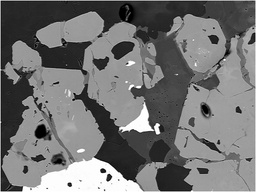
#> input picture data/BSE.jpg, 256 x 192 px, shrunk from 1000 x 751 before the run, found by its file name
$ jupyter execute image_3_segmentation_gmm_clustering_with_aic.ipynb
#> lines starting #> are read from the running program, lines starting #| are printed output that depends on the picture
# IMAGE SEGMENTATION USING UNSUPERVISED GAUSSIAN MIXTURE MODEL (GMM) CLUSTERING

BSE Image

## 1. Importing Python Libraries

[cell 1]
import numpy as np
import cv2

from sklearn.mixture import GaussianMixture as GMM

import matplotlib.pyplot as plt

print("Python Libraries Import Completed")

## 2. Importing the Image File

[cell 2]
# Importing the Google Drive

from google.colab import drive
drive.mount('/content/drive')

[cell 3]
# Importing Image
image3 = cv2.imread("/content/drive/MyDrive/~~~VP_Data_Science/DS_Real_Time_Projects/Image_Segmentation_Using_UnSupervised_Gaussian_Mixture_Model_GMM_Clustering/data/BSE.jpg")
#> image3 is the input picture: shape (192, 256, 3); min 0, max 255, mean 115

print("Image Import Completed")

## 3. Image Exploration

[cell 4]
# Displaying the Imported Image

image3

[cell 5]
# Verifying the Type of the Image

type(image3)

[cell 6]
# Verifying the Shape of the Image

image3.shape
#> Out = (192, 256, 3)

## 4. Image Pre-Processing (Reshaping)

[cell 7]
# Reshaping the Image

#image3_reshape = image3.reshape(751, 1000, 3)
image3_reshape = image3.reshape((-1, 3))

print("Execution Completed")

[cell 8]
# Displaying the Reshaped Image
image3_reshape

[cell 9]
# Verifying the Type of the Reshaped Image

type(image3_reshape)

[cell 10]
# Verifying the Shape of the Reshaped Image

image3_reshape.shape
#> Out = (49152, 3)

## 5. UnSupervised Clustering - Gaussian Mixture Model Fitting

### 5.1 GMM Clustering Initial Parameters Configuration

[cell 11]
# GMM Parameters Initial Configuration

n_components = 5
covariance_type = "tied"
tol = 0.001
reg_covar = 0.000001
max_iter = 100
n_init = 1
init_params = "kmeans"
weights_init = None
means_init = None
precisions_init = None
random_state = None
warm_start = False
verbose = 0
verbose_interval = 10

print("Execution Completed")

### 5.2 GMM Clustering Model Definition and Initiation

[cell 12]
# Defining and Initiating an Instance of GMM Clustering Model

gmm_model = GMM(n_components=n_components, covariance_type=covariance_type, tol=tol, reg_covar=reg_covar,
                 max_iter=max_iter, n_init=n_init, init_params=init_params, weights_init=weights_init,
                 means_init=means_init, precisions_init=precisions_init, random_state=random_state,
                 warm_start=warm_start, verbose=verbose, verbose_interval=verbose_interval)

print("Execution Completed")

### 5.3 GMM Clustering Model Fitting

[cell 13]
# Fitting the GMM Clustering Model

print("GMM Clustering Model Training Started...")

gmm_model.fit(image3_reshape)

print("GMM Clustering Model Training Completed...")

### 5.3 GMM Clustering Model Predictions

[cell 14]
# Evaluating the GMM Clustering Model Predictions

gmm_image3_predictions = gmm_model.predict(image3_reshape)

print("Execution Completed")

[cell 15]
# Displaying the Prediction Results

gmm_image3_predictions

[cell 16]
# verifying the Shape of the Predictions Array

gmm_image3_predictions.shape
#> Out = (49152,)

### 5.4 Evaluating the Predictions Results

[cell 17]
# Extracting the Original Image Shape before Reshaping
original_image3_shape = image3.shape
#> original_image3_shape = (192, 256, 3)

original_image3_shape
#> Out = (192, 256, 3)

[cell 18]
original_image3_shape[0]
#> Out = 192

[cell 19]
original_image3_shape[1]
#> Out = 256

[cell 20]
original_image3_shape[2]
#> Out = 3

[cell 21]
# Reshaping the Original Image with the Predicted Cluster Labels

segmented_array3 = gmm_image3_predictions.reshape(original_image3_shape[0], original_image3_shape[1])
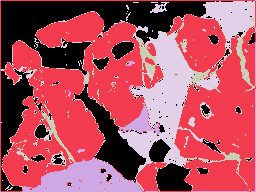
#> segmented_array3: shape (192, 256) int64; 5 distinct labels, from 0 to 4; one colour per label, 0 black

print("Execution Completed")

[cell 22]
# Displaying the Reshaped Segmented Array with Predictions

segmented_array3

[cell 23]
# Verifying the Shape of the Reshaped Segmented Array with Predictions

segmented_array3.shape

[cell 24]
# Verifying the First Data Instance of the Reshaped Segmented Array with Predictions

segmented_array3[0]
#> Out = 256 values, max 2 at index 0, min 1 at index 1, mean 1.01

[cell 25]
# Verifying the Shape of the First Data Instance of the Reshaped Segmented Array with Predictions

segmented_array3[0].shape

### 5.5 Visualizing the Segmented Image with Clusters

[cell 26]
# Visualizing the Segmented Image

segmented_image3 = cv2.imwrite("/content/drive/MyDrive/~~~VP_Data_Science/DS_Real_Time_Projects/Image_Segmentation_Using_UnSupervised_Gaussian_Mixture_Model_GMM_Clustering/results/segmented_BSE.jpg", segmented_array3)
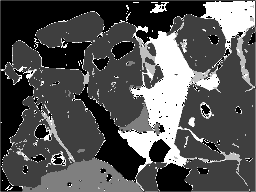
#> saved as segmented_BSE.jpg: shape (192, 256); min 0, max 4, mean 1.33; drawn with min black and max white

print("Segmented Image Export Completed")

## 6. Identification of the Optimal Number of Segments/Clusters (Hyper Parameters) Using AIC/BIC Methods

**AIC - Akaike Information Criterion**

AIC = -2/N * LL + 2 * k/N

where,

*   **N** is the number of examples in the training dataset

*   **LL** is the log-likelihood of the model on the training dataset

*   **k** is the number of parameters in the model.

**BIC - Bayesian Information Criterion**

BIC = -2 * LL + log(N) * k

where,
*   **log()** has the base-e called the natural logarithm
*   **LL** is the log-likelihood of the model
*   **N** is the number of examples in the training dataset of the model
*   **k** is the number of parameters in the model

### 6.1 AIC Method - GMM Clustering Model Configuration, Definition and Fitting

[cell 27]
# GMM Clutering Model Parameters Configuration

# Number of Components/Segments/Clusters
n_components = np.arange(1, 10)

covariance_type = "tied"
tol = 0.001
reg_covar = 0.000001
max_iter = 100
n_init = 1
init_params = "kmeans"
weights_init = None
means_init = None
precisions_init = None
random_state = None
warm_start = False
verbose = 0
verbose_interval = 10

print("GMM Clustering Models Training For AIC Started...")

# GMM Clustering Models Definition and Fitting for Various Values of Components Ranging from 1 to 10
gmm_models_aic = [GMM(n_components=n, covariance_type=covariance_type, tol=tol, reg_covar=reg_covar,
                      max_iter=max_iter, n_init=n_init, init_params=init_params, weights_init=weights_init,
                      means_init=means_init, precisions_init=precisions_init, random_state=random_state,
                      warm_start=warm_start, verbose=verbose, verbose_interval=verbose_interval).fit(image3_reshape) for n in n_components]
#> gmm_models_aic = 9 items

print("GMM Clustering Models Training For AIC Completed...")

### 6.2 Displaying the GMM Clustering Models for Various Number of Components

[cell 28]
# Displaying the GMM Clustering Models for Various Number of Components

gmm_models_aic

### 6.3a Method 1 : Displaying the AIC Values Computed for Various Number of Components

[cell 29]
# Method 1 : Displaying the AIC Values Computed for Various Number of Components

# Creating an Empty List to Hold the AIC Values for the various Number of Components
aic_list = []

for m in gmm_models_aic:
  aic_value = m.aic(image3_reshape)
  aic_list.append(aic_value)
#> this loop made 9 passes
#> aic_value on passes 1 to 9: -578963.8, -593172.5, -628119.5, -638825.6, -651423, -651347.8, -654793.3, -655087.1, -668109.5
#> after the loop, aic_list = [-578963.8, -593172.5, -628119.5, -638825.6, -651423, -651347.8, -654793.3, -655087.1, -668109.5]

# Displaying the List of AIC Values Computed for the various Number of Components
aic_list
#> Out has the same summary as aic_list

### 6.3b Method 2 : Displaying the AIC Values Computed for Various Number of Components

[cell 30]
# Method 2 : Using List Comprehension - Displaying the AIC Values Computed for Various Number of Components

aic_list_method2 = [m.aic(image3_reshape) for m in gmm_models_aic]
#> aic_list_method2 has the same summary as aic_list

# Displaying the List of AIC Values Computed for the various Number of Components
aic_list_method2
#> Out has the same summary as aic_list

### 6.4 AIC Method - GMM Clustering Models - Visualising AIC Values for Various Number of Components

[cell 31]
# Visualising AIC Values for Various Number of Components

plt.plot(n_components, aic_list, label='GMM Clustering Model : Number of Components versus AIC')
plt.xlabel('Number of Components')
plt.ylabel("AIC")

# Displaying the Plot Graph
plt.show()
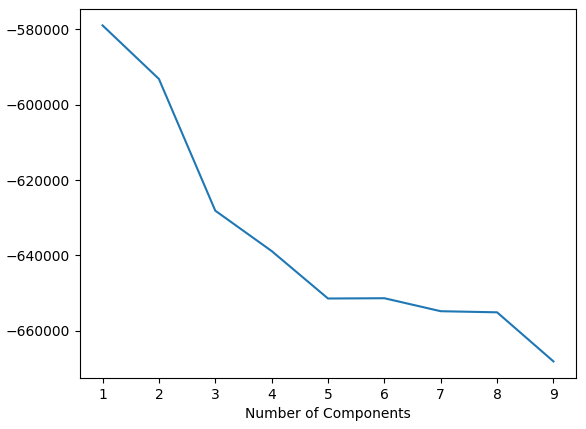
#> figure drawn by matplotlib, 1 panel

As we can see from the above AIC results; the optimal number of components can be considered as either 5 or 6.

As we have already executed the model with 5 components in the previous section; let's proceed executing with 6 Components/Segments/Clusters as the optimal finalized GMM Clustering Model for illustration purposes.

## 7. GMM Clustering Optimal Finalized Model Implementation

### 7.1 GMM Clustering Optimal Finalized Model Configuration, Definition and Fitting

[cell 32]
# GMM Clustering Optimal Finalized Model Configuration, Definition and Fitting

# GMM Clutering Model Parameters Configuration

# Optimal Finalized Number of Components/Segments/Clusters Identified Using the AIC Method
n_components = 6

covariance_type = "tied"
tol = 0.001
reg_covar = 0.000001
max_iter = 100
n_init = 1
init_params = "kmeans"
weights_init = None
means_init = None
precisions_init = None
random_state = None
warm_start = False
verbose = 0
verbose_interval = 10

print("GMM Clustering Optimal Model Training For AIC Started...")

# GMM Clustering Optimal Finalized Model Definition
gmm_model_optimal = GMM(n_components=n_components, covariance_type=covariance_type, tol=tol, reg_covar=reg_covar,
                        max_iter=max_iter, n_init=n_init, init_params=init_params, weights_init=weights_init,
                        means_init=means_init, precisions_init=precisions_init, random_state=random_state,
                        warm_start=warm_start, verbose=verbose, verbose_interval=verbose_interval)

# GMM Clustering Optimal Finalized Model Fitting
gmm_model_optimal.fit(image3_reshape)

print("GMM Clustering Optimal Model Training For AIC Completed...")

### 7.2 GMM Clustering Optimal Finalized Model Predictions

[cell 33]
# Evaluating the Predictions of the GMM Clustering Optimal Finalized Model

gmm_image3_optimal_predictions = gmm_model_optimal.predict(image3_reshape)

print("Execution Completed")

[cell 34]
# Displaying the Predictions of the GMM Clustering Optimal Finalized Model

gmm_image3_optimal_predictions

### 7.3 Reshaping the Original Image with the Predicted Cluster Labels of the Optimal Finalized GMM Clustering Model

[cell 35]
# Reshaping the Original Image with the Predicted Cluster Labels of the Optimal Finalized GMM Clustering Model

segmented_array3_optimal = gmm_image3_optimal_predictions.reshape(original_image3_shape[0], original_image3_shape[1])
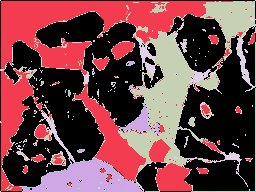
#> segmented_array3_optimal: shape (192, 256) int64; 6 distinct labels, from 0 to 5; one colour per label, 0 black

# Displaying the Segmented Array with Predictions of the Optimal Finalized GMM Clustering Model
segmented_array3_optimal

[cell 36]
# Verifying the Shape of the Segmented Array with Predictions of the Optimal Finalized GMM Clustering Model

segmented_array3_optimal.shape

[cell 37]
# Verifying the First Data Instance of the Segmented Array with Predictions of the Optimal Finalized GMM Clustering Model

segmented_array3_optimal[0]
#> Out = 256 values, max 5 at index 0, min 0 at index 1, mean 0.0391

[cell 38]
# Verifying the Shape of the First Data Instance of the Segmented Array with Predictions of the Optimal Finalized GMM Clustering Model

segmented_array3_optimal[0].shape

### 7.4 Visualizing the Segmented Image with Clusters for the Optimal Finalized GMM Clustering Model

[cell 39]
# Visualizing the Segmented Image with Clusters for the Optimal Finalized GMM Clustering Model

segmented_image3_optimal = cv2.imwrite("/content/drive/MyDrive/~~~VP_Data_Science/DS_Real_Time_Projects/Image_Segmentation_Using_UnSupervised_Gaussian_Mixture_Model_GMM_Clustering/results/segmented_optimal_BSE.jpg", segmented_array3_optimal)
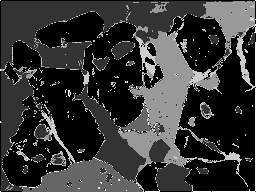
#> saved as segmented_optimal_BSE.jpg: shape (192, 256); min 0, max 5, mean 1.04; drawn with min black and max white

print("Optimal Segmented Image Export Completed")

$ run again, with data/plant_cells.jpg copied over data/BSE.jpg
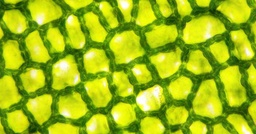
#> input picture data/plant_cells.jpg, 256 x 134 px, shrunk from 1200 x 630 before the run, found by its file name
#> image3 is the input picture: shape (134, 256, 3); mean B, G, R 21.3, 185.2, 157.6
#> `segmented_array3 = gmm_image3_predictions.reshape(original_image3_shap..`:
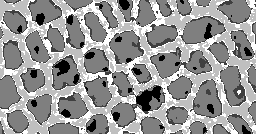
#> segmented_array3: shape (134, 256) int64; min 0, max 4, mean 2.37; drawn with min black and max white
#> `segmented_array3[0]`: Out = 256 values, max 4 at index 21, min 0 at index 119, mean 2.43
#> gmm_models_aic = 9 items
#> the loop `for m in gmm_models_aic:` made 9 passes
#> aic_value on passes 1 to 8: 947874.7, 927377.9, 891789.8, 884601.8, 880811.5, 878802.4, 877699.6, 863438.2
#> after the loop `for m in gmm_models_aic:`: aic_list = [947874.7, 927377.9, 891789.8, 884601.8, 880811.5, 878802.4, 877699.6, 863438.2, 856197.6]
#> `aic_list`: Out has the same summary as aic_list
#> aic_list_method2 has the same summary as aic_list
#> `aic_list_method2`: Out has the same summary as aic_list
#> `segmented_array3_optimal = gmm_image3_optimal_predictions.reshape(orig..`:
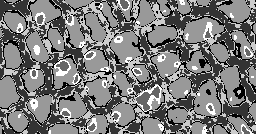
#> segmented_array3_optimal: shape (134, 256) int64; min 0, max 5, mean 2.4; drawn with min black and max white
#> `segmented_array3_optimal[0]`: Out = 256 values, max 5 at index 117, min 0 at index 4, mean 2.44
